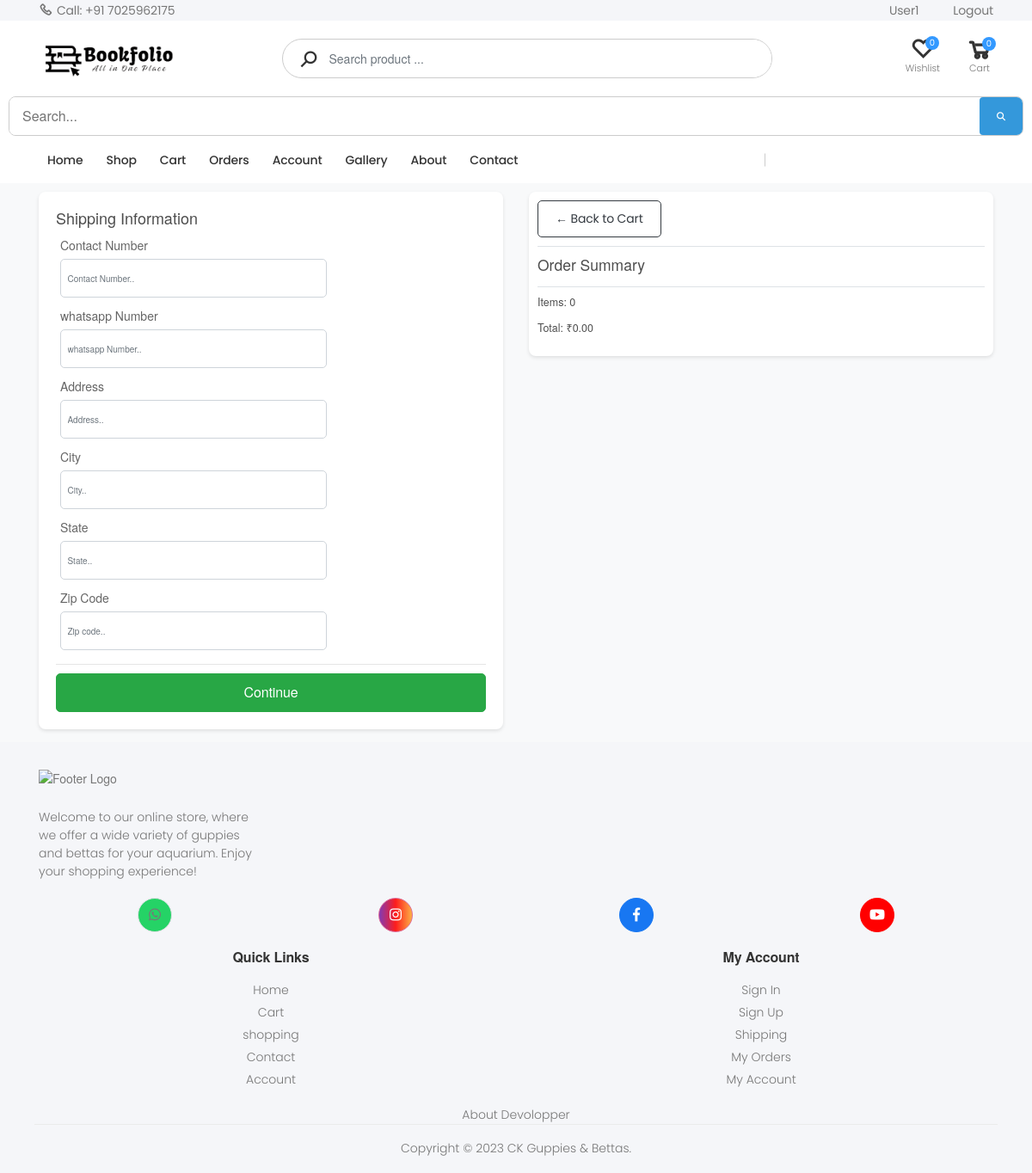
The page /checkout/ (signed in) on the database as committed earlier.
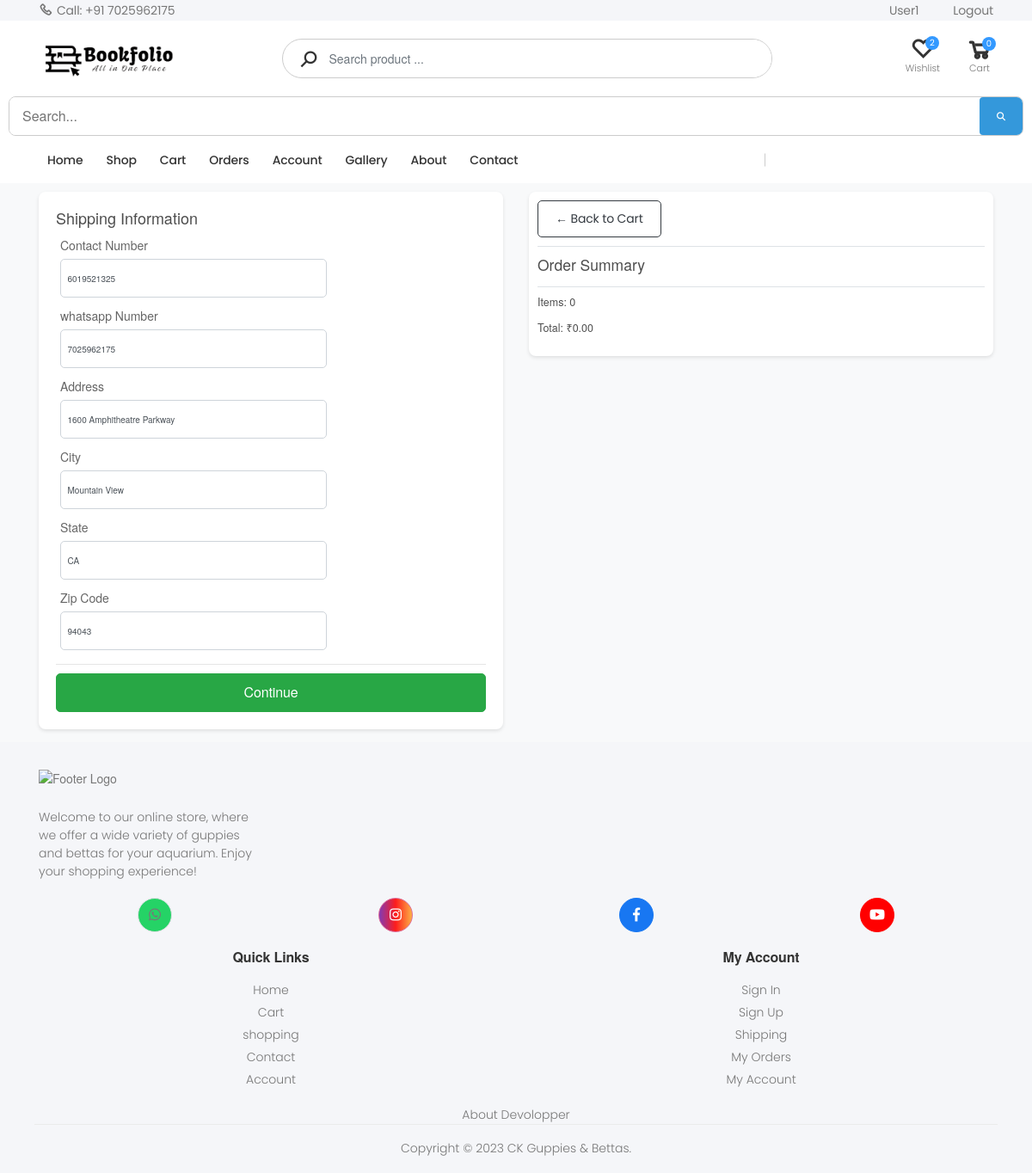
The same page on the database as committed later.
### store/models.py (models this page shows, shortened)
class Order(models.Model):
    STATUS_CHOICES = [
        ('Processing', 'Processing'),
        ('Shipped', 'Shipped'),
        ('Delivered', 'Delivered')
    ]
    customer = models.ForeignKey(Customer, on_delete=models.SET_NULL, null=True, blank=True)
    date_ordered = models.DateTimeField(auto_now_add=True)
    complete = models.BooleanField(default=False)
    transaction_id = models.CharField(max_length=100, null=True)
    status = models.CharField(max_length=20, choices=STATUS_CHOICES, default='Processing')
    processing_time = models.DateTimeField(null=True, blank=True)
    shipped_time = models.DateTimeField(null=True, blank=True)
    delivered_time = models.DateTimeField(null=True, blank=True)
    def __str__(self):
        return str(self.id)
    @property
    def get_cart_total(self):
        orderitems = self.orderitem_set.all()
        total = sum([item.get_total for item in orderitems])
        return total
    @property
    def get_cart_items(self):
        orderitems = self.orderitem_set.all()
        total = sum([item.quantity for item in orderitems])
        return total

class ShippingAddress(models.Model):
    customer = models.ForeignKey(Customer, on_delete=models.SET_NULL, null=True)
    order = models.ForeignKey(Order, on_delete=models.SET_NULL, null=True)
    number = models.CharField(max_length=12, null=False, blank=False)
    whatsapp = models.CharField(max_length=12, null=False, blank=False)
    address = models.CharField(max_length=200, null=False)
    city = models.CharField(max_length=200, null=False)
    state = models.CharField(max_length=200, null=False)
    zipcode = models.CharField(max_length=200, null=False)
    date_added = models.DateTimeField(auto_now_add=True)

### store/views.py (the view)
# urls.py: path('checkout/', views.checkout, name="checkout"),
def checkout(request):
    if request.user.is_authenticated:
        data = cartData(request)
        cartItems = data['cartItems']
        order = data['order']
        items = data['items']
        customer = request.user.customer
        last_shipping = ShippingAddress.objects.filter(customer=customer).order_by('-date_added').first()
        context = {
            'items': items,
            'order': order,
            'cartItems': cartItems,
            'last_shipping': last_shipping,
        }
        return render(request, 'store/checkout.html', context)
    else:
        return render(request, 'auth_app/loginOrRegister.html')

### store/context_processors.py (called while the page is built)
def menu_link(request): # this function don't wanna call to work, it's defined in setting to work
    links_list = Category.objects.annotate(
        num_products=Count('product', filter=Q(product__active=True, product__stock__gt=0))
    ).filter(num_products__gt=0).order_by('name')  # Add an order_by clause here
    paginator3 = Paginator(links_list, 8)
    try:
        page = int(request.GET.get('page', '1'))
    except:
        page = 1
    try:
        links = paginator3.page(page)
    except (InvalidPage, EmptyPage):
        links = paginator3.page(paginator3.num_pages)
    return dict(links=links)

def cart_data(request):
    data = cartData(request)
    cartItems = data['cartItems']
    return dict(cartItems=cartItems)

def wishlist_count(request):
    if request.user.is_authenticated:
        wishlist_count = Wishlist.objects.filter(user=request.user).count()
    else:
        cookie_data = cookieWishlist(request)
        wishlist_count = cookie_data['wishlist_count']
    return {'wishlist_count': wishlist_count}

### store/models.py (called while the page is built)
    def get_url(self):
        return reverse('store_app:product_by_category', args=[self.slug])

### store/templates/store/Checkout.html (shortened to what this page needs)
{% extends 'store/Base.html' %}
{% load static %}
{% block content %}
<link rel="stylesheet" href="https://stackpath.bootstrapcdn.com/bootstrap/4.4.1/css/bootstrap.min.css">
    <link rel="stylesheet" type="text/css" href="{% static 'css/main.css' %}">
</head>
<body>
    <div class="container">
        <div class="row">
            <div class="col-lg-6">
                <div class="box-element" id="form-wrapper">
                    <form id="form">
                        <div id="shipping-info">
                            <h5>Shipping Information</h5>
                            <div class="form-field">
                                <label for="number">Contact Number</label>
                                <input required class="form-control" type="text" id="number" name="number" placeholder="Contact Number.." value="{{ last_shipping.number|default:'' }}" required>
                            </div>
                            <div class="form-field">
                                <label for="number">whatsapp Number</label>
                                <input required class="form-control" type="text" id="whatsapp" name="whatsapp" placeholder="whatsapp Number.." value="{{ last_shipping.whatsapp|default:'' }}" required>
                            </div>
                            <div class="form-field">
                                <label for="address">Address</label>
                                <input class="form-control" type="text" id="address" name="address" placeholder="Address.." value="{{ last_shipping.address|default:'' }}" required>
                            </div>
                            <div class="form-field">
                                <label for="city">City</label>
                                <input class="form-control" type="text" id="city" name="city" placeholder="City.." value="{{ last_shipping.city|default:'' }}" required>
                            </div>
                            <div class="form-field">
                                <label for="state">State</label>
                                <input class="form-control" type="text" id="state" name="state" placeholder="State.." value="{{ last_shipping.state|default:'' }}" required>
                            </div>
                            <div class="form-field">
                                <label for="zipcode">Zip Code</label>
                                <input class="form-control" type="text" id="zipcode" name="zipcode" placeholder="Zip code.." value="{{ last_shipping.zipcode|default:'' }}" required>
                            </div>
                        </div>
                        <hr>
                        <input id="form-button" class="btn btn-success btn-block" type="submit" value="Continue">
                    </form>
                </div>
                <br>
            </div>
            <div class="col-lg-6">
                <div class="box-element order-summary">
                    <a class="btn btn-outline-dark" href="{% url 'store_app:cart' %}">&#x2190; Back to Cart</a>
                    <hr>
                    <h3>Order Summary</h3>
                    <hr>
                    <h5>Items: {{order.get_cart_items}}</h5>
                    <h5 name="total">Total: ₹{{order.get_cart_total|floatformat:2}}</h5>
                </div>
            </div>
        </div>
    </div>
{% endblock content %}

### store/templates/store/Base.html (shortened to what the changed rows need)
{% load static %}
<!DOCTYPE html>
<html lang="en">
<head>
    <link rel="stylesheet" href="{% static 'assets/css/bootstrap.min.css' %}">
    <link rel="stylesheet" href="{% static 'assets/css/style/Base.css' %}">
    <link rel="stylesheet" href="{% static 'assets/css/skins/skin-demo-4.css' %}">
    <link rel="stylesheet" href="{% static 'assets/css/demos/demo-4.css' %}">
    <link rel="stylesheet" href="{% static 'assets/css/style2.css' %}">
</head>
<body>
    <div class="page-wrapper">
        <header class="header header-intro-clearance header-4">
            <div class="header-middle">
                <div class="container">
                    <div class="header-right">
                        <div class="wishlist">
                            <a href="{% url 'store_app:wishlist' %}" title="Wishlist">
                                <div class="icon">
                                    <i class="icon-heart-o"></i>
                                    <span class="wishlist-count badge" id="wishlist-count">{{ wishlist_count }}</span>
                                </div>
                            </a>
                        </div>
                    </div>
                </div>
            </div>
        </header>
        {% block content %}{% endblock %}
    </div>
</body>
</html>

Rows that differ between the two databases and show on the page:
added ShippingAddress: number "6019521325", whatsapp "7025962175", address "1600 Amphitheatre Parkway", city "Mountain View", state "CA", zipcode "94043"
Other text that changed with them:
{{ wishlist_count }}: "0" → "2"
